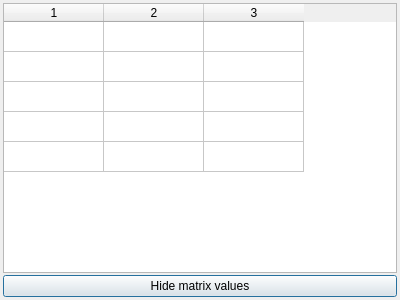
<?xml version="1.0" encoding="UTF-8"?>
<ui version="4.0">
 <class>CParamView</class>
 <widget class="QDialog" name="CParamView">
  <property name="geometry">
   <rect>
    <x>0</x>
    <y>0</y>
    <width>400</width>
    <height>300</height>
   </rect>
  </property>
  <property name="font">
   <font>
    <family>Arial</family>
    <pointsize>9</pointsize>
   </font>
  </property>
  <property name="windowTitle">
   <string>Dialog</string>
  </property>
  <layout class="QVBoxLayout" name="verticalLayout">
   <property name="spacing">
    <number>2</number>
   </property>
   <property name="leftMargin">
    <number>3</number>
   </property>
   <property name="topMargin">
    <number>3</number>
   </property>
   <property name="rightMargin">
    <number>3</number>
   </property>
   <property name="bottomMargin">
    <number>3</number>
   </property>
   <item>
    <widget class="QTableWidget" name="tableWidget">
     <property name="sizeAdjustPolicy">
      <enum>QAbstractScrollArea::AdjustToContents</enum>
     </property>
     <property name="editTriggers">
      <set>QAbstractItemView::NoEditTriggers</set>
     </property>
     <property name="dragDropOverwriteMode">
      <bool>false</bool>
     </property>
     <property name="wordWrap">
      <bool>false</bool>
     </property>
     <property name="cornerButtonEnabled">
      <bool>false</bool>
     </property>
     <property name="rowCount">
      <number>5</number>
     </property>
     <property name="columnCount">
      <number>3</number>
     </property>
     <attribute name="verticalHeaderVisible">
      <bool>false</bool>
     </attribute>
     <row/>
     <row/>
     <row/>
     <row/>
     <row/>
     <column/>
     <column/>
     <column/>
    </widget>
   </item>
   <item>
    <widget class="QPushButton" name="matrixBtn">
     <property name="text">
      <string>Hide matrix values</string>
     </property>
    </widget>
   </item>
  </layout>
 </widget>
 <resources/>
 <connections/>
</ui>
